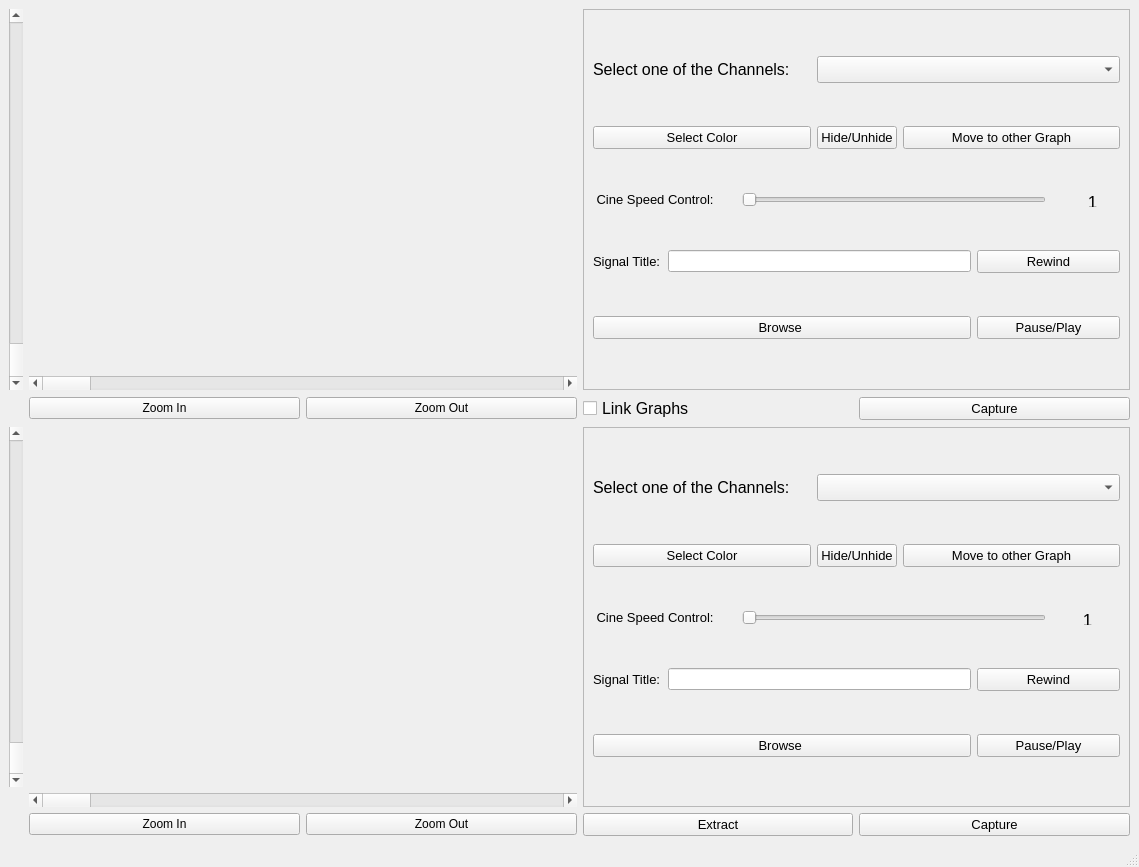
<?xml version="1.0" encoding="UTF-8"?>
<ui version="4.0">
 <class>Signalviewingwindow</class>
 <widget class="QMainWindow" name="Signalviewingwindow">
  <property name="geometry">
   <rect>
    <x>0</x>
    <y>0</y>
    <width>1139</width>
    <height>867</height>
   </rect>
  </property>
  <property name="font">
   <font>
    <stylestrategy>PreferAntialias</stylestrategy>
   </font>
  </property>
  <property name="windowTitle">
   <string>Multichannel Signal Viewer</string>
  </property>
  <widget class="QWidget" name="centralwidget">
   <layout class="QGridLayout" name="gridLayout">
    <item row="0" column="1" colspan="2">
     <widget class="PlotWidget" name="ViewPortUp" native="true"/>
    </item>
    <item row="2" column="2">
     <widget class="QPushButton" name="zoomOutUp">
      <property name="text">
       <string>Zoom Out</string>
      </property>
      <property name="icon">
       <iconset>
        <normaloff>Zoom-Out.png</normaloff>Zoom-Out.png</iconset>
      </property>
      <property name="iconSize">
       <size>
        <width>15</width>
        <height>15</height>
       </size>
      </property>
     </widget>
    </item>
    <item row="2" column="4">
     <widget class="QPushButton" name="captureSignalUp">
      <property name="font">
       <font>
        <pointsize>10</pointsize>
       </font>
      </property>
      <property name="text">
       <string>Capture</string>
      </property>
     </widget>
    </item>
    <item row="2" column="3">
     <widget class="QCheckBox" name="linkingGraphs">
      <property name="font">
       <font>
        <pointsize>12</pointsize>
       </font>
      </property>
      <property name="text">
       <string>Link Graphs</string>
      </property>
      <property name="icon">
       <iconset>
        <normaloff>Link.png</normaloff>Link.png</iconset>
      </property>
     </widget>
    </item>
    <item row="2" column="1">
     <widget class="QPushButton" name="zoomInUp">
      <property name="text">
       <string>Zoom In</string>
      </property>
      <property name="icon">
       <iconset>
        <normaloff>zoom-in.png</normaloff>zoom-in.png</iconset>
      </property>
     </widget>
    </item>
    <item row="5" column="4">
     <widget class="QPushButton" name="captureSignalDown">
      <property name="font">
       <font>
        <pointsize>10</pointsize>
       </font>
      </property>
      <property name="text">
       <string>Capture</string>
      </property>
     </widget>
    </item>
    <item row="5" column="2">
     <widget class="QPushButton" name="zoomOutDown">
      <property name="text">
       <string>Zoom Out</string>
      </property>
      <property name="icon">
       <iconset>
        <normaloff>Zoom-Out.png</normaloff>Zoom-Out.png</iconset>
      </property>
      <property name="iconSize">
       <size>
        <width>15</width>
        <height>15</height>
       </size>
      </property>
     </widget>
    </item>
    <item row="5" column="3">
     <widget class="QPushButton" name="extractDown">
      <property name="font">
       <font>
        <pointsize>10</pointsize>
       </font>
      </property>
      <property name="text">
       <string>Extract</string>
      </property>
     </widget>
    </item>
    <item row="5" column="1">
     <widget class="QPushButton" name="zoomInDown">
      <property name="text">
       <string>Zoom In</string>
      </property>
      <property name="icon">
       <iconset>
        <normaloff>zoom-in.png</normaloff>zoom-in.png</iconset>
      </property>
     </widget>
    </item>
    <item row="0" column="3" rowspan="2" colspan="2">
     <widget class="QFrame" name="frame">
      <property name="frameShape">
       <enum>QFrame::StyledPanel</enum>
      </property>
      <property name="frameShadow">
       <enum>QFrame::Plain</enum>
      </property>
      <property name="lineWidth">
       <number>4</number>
      </property>
      <layout class="QGridLayout" name="gridLayout_2">
       <item row="0" column="0" colspan="3">
        <widget class="QLabel" name="selectChannelLabelUp">
         <property name="font">
          <font>
           <pointsize>12</pointsize>
          </font>
         </property>
         <property name="text">
          <string>Select one of the Channels:</string>
         </property>
        </widget>
       </item>
       <item row="1" column="4" colspan="3">
        <widget class="QPushButton" name="moveToOtherGraphUp">
         <property name="font">
          <font>
           <pointsize>10</pointsize>
          </font>
         </property>
         <property name="text">
          <string>Move to other Graph</string>
         </property>
        </widget>
       </item>
       <item row="2" column="2" colspan="4">
        <widget class="QSlider" name="cineSpeedSelectorUp">
         <property name="orientation">
          <enum>Qt::Horizontal</enum>
         </property>
        </widget>
       </item>
       <item row="3" column="5" colspan="2">
        <widget class="QPushButton" name="rewindUp">
         <property name="font">
          <font>
           <pointsize>10</pointsize>
          </font>
         </property>
         <property name="text">
          <string>Rewind</string>
         </property>
         <property name="icon">
          <iconset>
           <normaloff>Reset.png</normaloff>Reset.png</iconset>
         </property>
        </widget>
       </item>
       <item row="4" column="0" colspan="5">
        <widget class="QPushButton" name="browseFilesUp">
         <property name="font">
          <font>
           <pointsize>10</pointsize>
          </font>
         </property>
         <property name="text">
          <string>Browse </string>
         </property>
         <property name="icon">
          <iconset>
           <normaloff>File.png</normaloff>File.png</iconset>
         </property>
         <property name="iconSize">
          <size>
           <width>20</width>
           <height>20</height>
          </size>
         </property>
        </widget>
       </item>
       <item row="4" column="5" colspan="2">
        <widget class="QPushButton" name="pausePlayUp">
         <property name="font">
          <font>
           <pointsize>10</pointsize>
          </font>
         </property>
         <property name="text">
          <string>Pause/Play</string>
         </property>
         <property name="icon">
          <iconset>
           <normaloff>pauseplay-removebg-preview.png</normaloff>pauseplay-removebg-preview.png</iconset>
         </property>
        </widget>
       </item>
       <item row="3" column="0">
        <widget class="QLabel" name="signalTitleLabelUp">
         <property name="font">
          <font>
           <pointsize>10</pointsize>
          </font>
         </property>
         <property name="text">
          <string>Signal Title:</string>
         </property>
        </widget>
       </item>
       <item row="2" column="0" colspan="2">
        <widget class="QLabel" name="cineSpeedLabelUp">
         <property name="font">
          <font>
           <pointsize>10</pointsize>
          </font>
         </property>
         <property name="text">
          <string> Cine Speed Control:</string>
         </property>
        </widget>
       </item>
       <item row="1" column="0" colspan="3">
        <widget class="QPushButton" name="colorSelectorUp">
         <property name="font">
          <font>
           <pointsize>10</pointsize>
          </font>
         </property>
         <property name="text">
          <string>Select Color</string>
         </property>
        </widget>
       </item>
       <item row="3" column="1" colspan="4">
        <widget class="QLineEdit" name="customSignalNameUp"/>
       </item>
       <item row="2" column="6">
        <widget class="QFrame" name="frame_2">
         <property name="font">
          <font>
           <weight>50</weight>
           <bold>false</bold>
          </font>
         </property>
         <property name="frameShape">
          <enum>QFrame::NoFrame</enum>
         </property>
         <property name="frameShadow">
          <enum>QFrame::Plain</enum>
         </property>
         <property name="lineWidth">
          <number>4</number>
         </property>
         <property name="midLineWidth">
          <number>0</number>
         </property>
         <widget class="QLabel" name="cineSpeedNumberUp">
          <property name="geometry">
           <rect>
            <x>0</x>
            <y>-21</y>
            <width>81</width>
            <height>61</height>
           </rect>
          </property>
          <property name="font">
           <font>
            <pointsize>13</pointsize>
           </font>
          </property>
          <property name="text">
           <string>1</string>
          </property>
          <property name="alignment">
           <set>Qt::AlignCenter</set>
          </property>
         </widget>
        </widget>
       </item>
       <item row="0" column="3" colspan="4">
        <widget class="QComboBox" name="channelSelectorUp">
         <property name="font">
          <font>
           <pointsize>12</pointsize>
          </font>
         </property>
        </widget>
       </item>
       <item row="1" column="3">
        <widget class="QPushButton" name="hideGraphUp">
         <property name="font">
          <font>
           <pointsize>10</pointsize>
          </font>
         </property>
         <property name="text">
          <string>Hide/Unhide</string>
         </property>
        </widget>
       </item>
      </layout>
     </widget>
    </item>
    <item row="3" column="1" colspan="2">
     <widget class="PlotWidget" name="viewPortDown" native="true"/>
    </item>
    <item row="3" column="3" rowspan="2" colspan="2">
     <widget class="QFrame" name="frame_3">
      <property name="frameShape">
       <enum>QFrame::StyledPanel</enum>
      </property>
      <property name="frameShadow">
       <enum>QFrame::Plain</enum>
      </property>
      <property name="lineWidth">
       <number>4</number>
      </property>
      <layout class="QGridLayout" name="gridLayout_3">
       <item row="0" column="0" colspan="3">
        <widget class="QLabel" name="selectChannelLabelDown">
         <property name="font">
          <font>
           <pointsize>12</pointsize>
          </font>
         </property>
         <property name="text">
          <string>Select one of the Channels:</string>
         </property>
        </widget>
       </item>
       <item row="0" column="3" colspan="4">
        <widget class="QComboBox" name="channelSelectorDown">
         <property name="font">
          <font>
           <pointsize>12</pointsize>
          </font>
         </property>
        </widget>
       </item>
       <item row="1" column="4" colspan="3">
        <widget class="QPushButton" name="moveToOtherGraphDown">
         <property name="font">
          <font>
           <pointsize>10</pointsize>
          </font>
         </property>
         <property name="text">
          <string>Move to other Graph</string>
         </property>
        </widget>
       </item>
       <item row="2" column="0" colspan="2">
        <widget class="QLabel" name="cineSpeedLabelDown">
         <property name="font">
          <font>
           <pointsize>10</pointsize>
          </font>
         </property>
         <property name="text">
          <string> Cine Speed Control:</string>
         </property>
        </widget>
       </item>
       <item row="2" column="2" colspan="4">
        <widget class="QSlider" name="cineSpeedSelectorDown">
         <property name="orientation">
          <enum>Qt::Horizontal</enum>
         </property>
        </widget>
       </item>
       <item row="2" column="6">
        <widget class="QFrame" name="frame_4">
         <property name="font">
          <font>
           <weight>50</weight>
           <bold>false</bold>
          </font>
         </property>
         <property name="frameShape">
          <enum>QFrame::NoFrame</enum>
         </property>
         <property name="frameShadow">
          <enum>QFrame::Plain</enum>
         </property>
         <property name="lineWidth">
          <number>4</number>
         </property>
         <property name="midLineWidth">
          <number>0</number>
         </property>
         <widget class="QLabel" name="cineSpeedNumberDown">
          <property name="geometry">
           <rect>
            <x>0</x>
            <y>-21</y>
            <width>71</width>
            <height>61</height>
           </rect>
          </property>
          <property name="font">
           <font>
            <pointsize>13</pointsize>
           </font>
          </property>
          <property name="text">
           <string>1</string>
          </property>
          <property name="alignment">
           <set>Qt::AlignCenter</set>
          </property>
         </widget>
        </widget>
       </item>
       <item row="3" column="0">
        <widget class="QLabel" name="signalTitleLabelDown">
         <property name="font">
          <font>
           <pointsize>10</pointsize>
          </font>
         </property>
         <property name="text">
          <string>Signal Title:</string>
         </property>
        </widget>
       </item>
       <item row="3" column="1" colspan="4">
        <widget class="QLineEdit" name="customSignalNameDown"/>
       </item>
       <item row="3" column="5" colspan="2">
        <widget class="QPushButton" name="rewindDown">
         <property name="font">
          <font>
           <pointsize>10</pointsize>
          </font>
         </property>
         <property name="text">
          <string>Rewind</string>
         </property>
         <property name="icon">
          <iconset>
           <normaloff>Reset.png</normaloff>Reset.png</iconset>
         </property>
        </widget>
       </item>
       <item row="4" column="0" colspan="5">
        <widget class="QPushButton" name="browseFilesDown">
         <property name="font">
          <font>
           <pointsize>10</pointsize>
          </font>
         </property>
         <property name="text">
          <string>Browse </string>
         </property>
         <property name="icon">
          <iconset>
           <normaloff>File.png</normaloff>File.png</iconset>
         </property>
         <property name="iconSize">
          <size>
           <width>15</width>
           <height>15</height>
          </size>
         </property>
        </widget>
       </item>
       <item row="4" column="5" colspan="2">
        <widget class="QPushButton" name="pausePlayDown">
         <property name="font">
          <font>
           <pointsize>10</pointsize>
          </font>
         </property>
         <property name="text">
          <string>Pause/Play</string>
         </property>
         <property name="icon">
          <iconset>
           <normaloff>pauseplay-removebg-preview.png</normaloff>pauseplay-removebg-preview.png</iconset>
         </property>
        </widget>
       </item>
       <item row="1" column="0" colspan="3">
        <widget class="QPushButton" name="selectColorDown">
         <property name="font">
          <font>
           <pointsize>10</pointsize>
          </font>
         </property>
         <property name="text">
          <string>Select Color</string>
         </property>
        </widget>
       </item>
       <item row="1" column="3">
        <widget class="QPushButton" name="hideGraphDown">
         <property name="font">
          <font>
           <pointsize>10</pointsize>
          </font>
         </property>
         <property name="text">
          <string>Hide/Unhide</string>
         </property>
        </widget>
       </item>
      </layout>
     </widget>
    </item>
    <item row="1" column="1" colspan="2">
     <widget class="QScrollBar" name="horizontalSlidingUp">
      <property name="orientation">
       <enum>Qt::Horizontal</enum>
      </property>
     </widget>
    </item>
    <item row="0" column="0" rowspan="2">
     <widget class="QScrollBar" name="verticalSlidingUp">
      <property name="orientation">
       <enum>Qt::Vertical</enum>
      </property>
      <property name="invertedAppearance">
       <bool>true</bool>
      </property>
     </widget>
    </item>
    <item row="3" column="0">
     <widget class="QScrollBar" name="verticalSlidingDown">
      <property name="orientation">
       <enum>Qt::Vertical</enum>
      </property>
      <property name="invertedAppearance">
       <bool>true</bool>
      </property>
     </widget>
    </item>
    <item row="4" column="1" colspan="2">
     <widget class="QScrollBar" name="horizontalSlidingDown">
      <property name="orientation">
       <enum>Qt::Horizontal</enum>
      </property>
     </widget>
    </item>
   </layout>
  </widget>
  <widget class="QMenuBar" name="menubar">
   <property name="geometry">
    <rect>
     <x>0</x>
     <y>0</y>
     <width>1139</width>
     <height>26</height>
    </rect>
   </property>
  </widget>
  <widget class="QStatusBar" name="statusbar"/>
  <action name="actionOpen_File_UP">
   <property name="text">
    <string>Open File</string>
   </property>
  </action>
  <action name="actionSave_To_Pdf">
   <property name="text">
    <string>Save To Pdf</string>
   </property>
  </action>
 </widget>
 <customwidgets>
  <customwidget>
   <class>PlotWidget</class>
   <extends>QWidget</extends>
   <header>pyqtgraph</header>
   <container>1</container>
  </customwidget>
 </customwidgets>
 <resources/>
 <connections/>
</ui>
